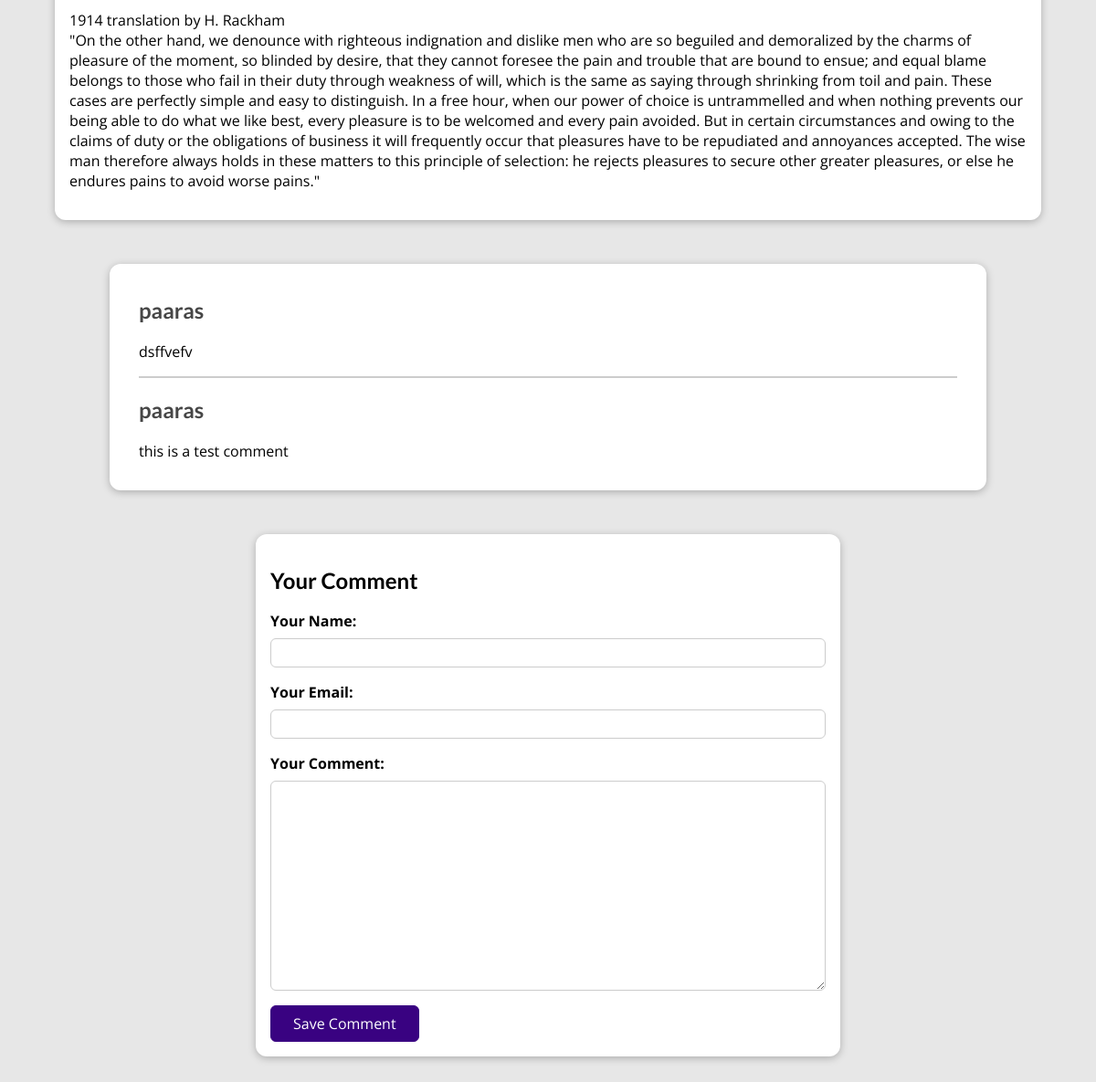
Page /posts/coding-is-similar-to-life (lower part) on the earlier database version.
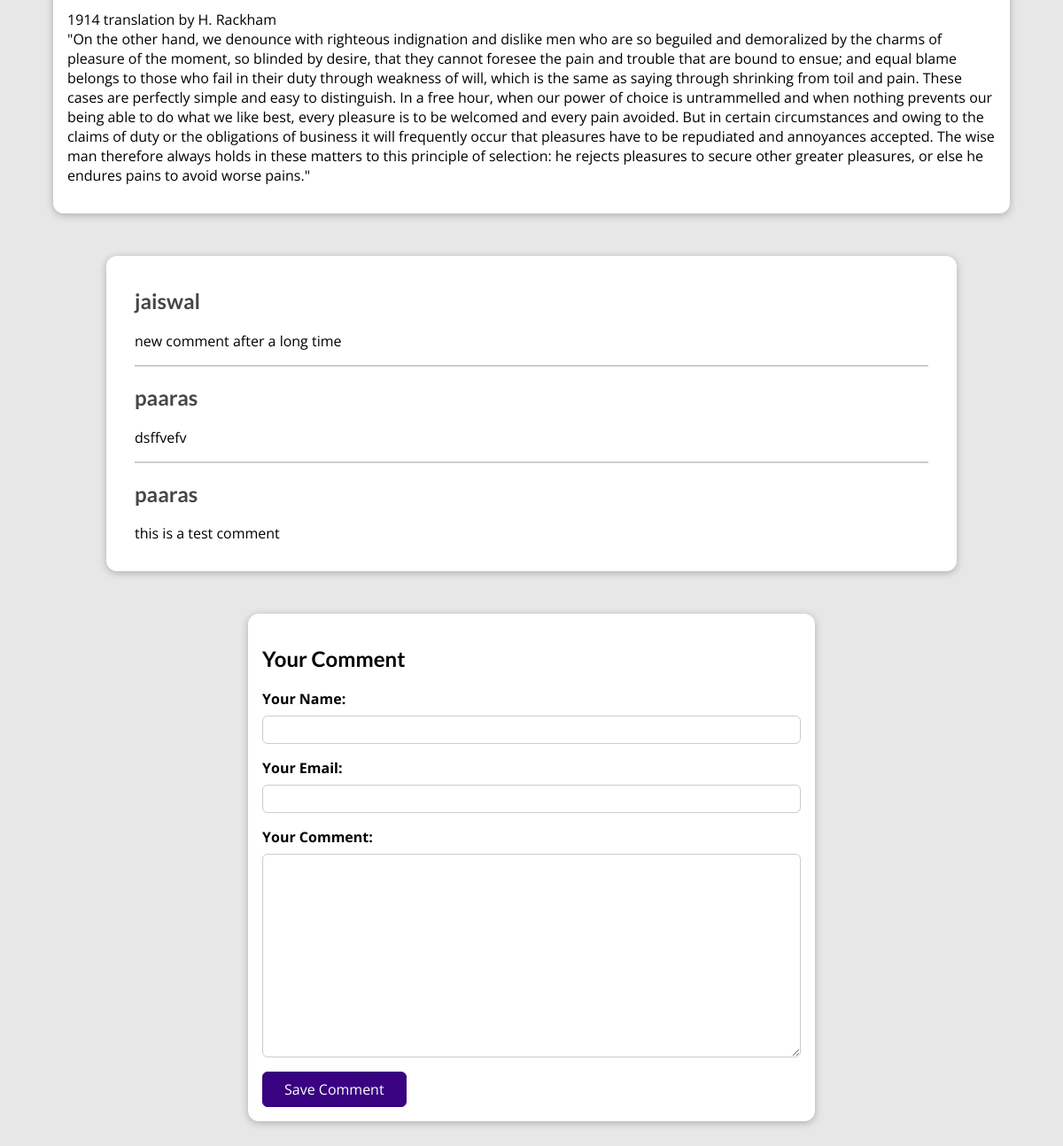
Same page on the later database version.
### blog/models.py (models this page shows, shortened)
class Post(models.Model):
    title = models.CharField(max_length=150)
    excerpt = models.CharField(max_length=200)
    image = models.ImageField(upload_to="posts", null=True)
    date = models.DateField(auto_now=True)
    slug = models.SlugField(unique=True, db_index=True)
    content = models.TextField(validators=[MinLengthValidator(10)])
    author = models.ForeignKey(
        Author, on_delete=models.SET_NULL, null=True, related_name="posts")
    tags = models.ManyToManyField(Tag)

class Comment(models.Model):
    user_name = models.CharField(max_length=120)
    user_email = models.EmailField()
    text = models.TextField(max_length=400)
    post = models.ForeignKey(
        Post, on_delete=models.CASCADE, related_name="comments")

### blog/views.py (the view, shortened to what this page needs)
# urls.py: path("posts/<slug:slug>", views.SinglePostView.as_view(),
class SinglePostView(View):
    def is_stored_post(self, request, post_id):
        stored_posts = request.session.get("stored_posts")
        if stored_posts is not None:
          is_saved_for_later = post_id in stored_posts
        else:
          is_saved_for_later = False
        return is_saved_for_later
    def get(self, request, slug):
        post = Post.objects.get(slug=slug)
        context = {
            "post": post,
            "post_tags": post.tags.all(),
            "comment_form": CommentForm(),
            "comments": post.comments.all().order_by("-id"),
            "saved_for_later": self.is_stored_post(request, post.id)
        }
        return render(request, "blog/post-detail.html", context)

### blog/forms.py
class CommentForm(forms.ModelForm):
    class Meta:
        model = Comment
        exclude = ["post"]
        labels = {
          "user_name": "Your Name",
          "user_email": "Your Email",
          "text": "Your Comment"
        }

### blog/models.py (called while the page is built)
    def full_name(self):
        return f"{self.first_name} {self.last_name}"

    def __str__(self):
        return self.full_name()

### blog/templates/blog/post-detail.html (shortened to what this page needs)
{% extends "base.html" %}
{% load static %}
{% block css_files %}
<link rel="stylesheet" href="{% static "blog/post-detail.css" %}" />
{% endblock %}
{% block content %}
<main>
  {{ post.content|linebreaks }}
</main>
<section id="comments">
  <ul>
    {% for comment in comments %}
      <li>
        <h2>{{ comment.user_name }}</h2>
        <p>{{ comment.text|linebreaks }}</p>
      </li>
    {% endfor %}
  </ul>
</section>
<section id="comment-form">
  <h2>Your Comment</h2>
  <form action="{% url "post-detail-page" post.slug %}" method="POST">
    {% for form_field in comment_form %}
      <div class="form-control {% if form_field.errors %}invalid{% endif %}">
        {{ form_field.label_tag }}
        {{ form_field }}
      </div>
    {% endfor %}
    <button>Save Comment</button>
  </form>
</section>
{% endblock %}

### templates/base.html (shortened to what this page needs)
{% load static %}
<!DOCTYPE html>
<html lang="en">
<head>
  <link rel="stylesheet" href="{% static "app.css" %}">
  {% block css_files %}{% endblock %}
</head>
<body>
  {% block content %}
  {% endblock %}
</body>
</html>

### static/app.css (style rules this page uses)
* { box-sizing: border-box; }
html { font-family: 'Open Sans', 'Lato', sans-serif; }
body { margin: 0; }
h1, h2, h3 { font-family: 'Lato', sans-serif; font-weight: bold; }

### blog/static/blog/post-detail.css (style rules this page uses)
body { background-color: #e7e7e7; }
main { width: 90%; max-width: 90rem; margin: 3rem auto; background-color: white; padding: 1rem; border-radius: 12px; box-shadow: 0 2px 8px rgba(0, 0, 0, 0.25); }
#comment-form { margin: 3rem auto; width: 90%; max-width: 40rem; border-radius: 12px; background-color: white; box-shadow: 0 2px 8px rgba(0, 0, 0, 0.25); padding: 1rem; }
#comment-form button { font: inherit; background-color: #390281; color: white; border: 1px solid #390281; padding: 0.5rem 1.5rem; border-radius: 6px; cursor: pointer; }
.form-control { margin-bottom: 1rem; }
.form-control label { font-weight: bold; margin-bottom: 0.5rem; display: block; }
.form-control input, .form-control textarea { display: block; width: 100%; font: inherit; padding: 0.25rem; border-radius: 6px; border: 1px solid #ccc; }
#comments { margin: 3rem auto; width: 90%; max-width: 60rem; border-radius: 12px; background-color: white; box-shadow: 0 2px 8px rgba(0, 0, 0, 0.25); padding: 1rem 2rem; }
#comments ul { list-style: none; margin: 0; padding: 0; }
#comments li { margin-bottom: 1rem; border-bottom: 2px solid #ccc; }
#comments li:last-of-type { border-bottom: none; }
#comments h2 { color: #464646; }

Differences in the rows shown:
added Comment: user_name "jaiswal", text "new comment after a long time"
